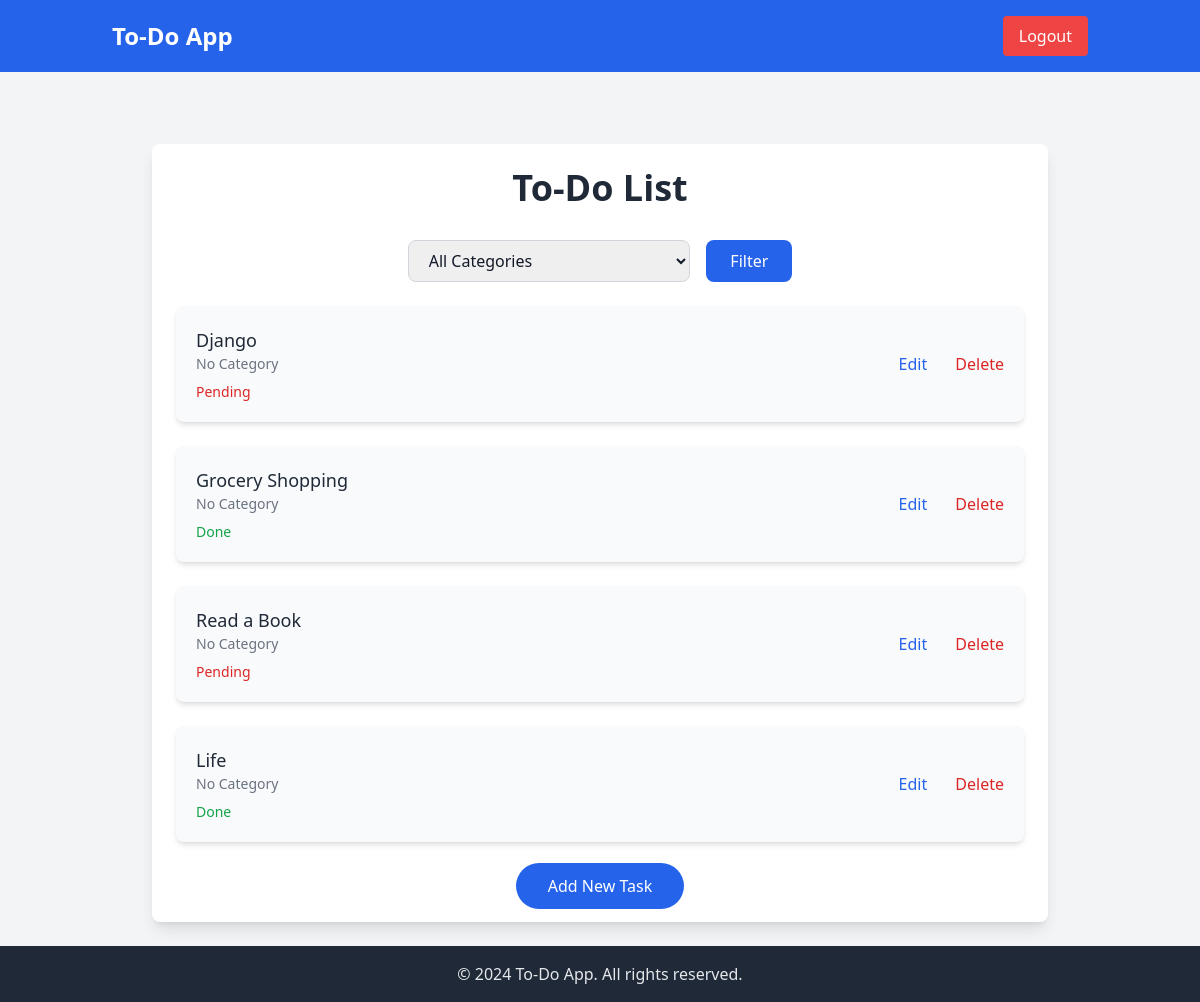
The app's page / (signed in), older data.
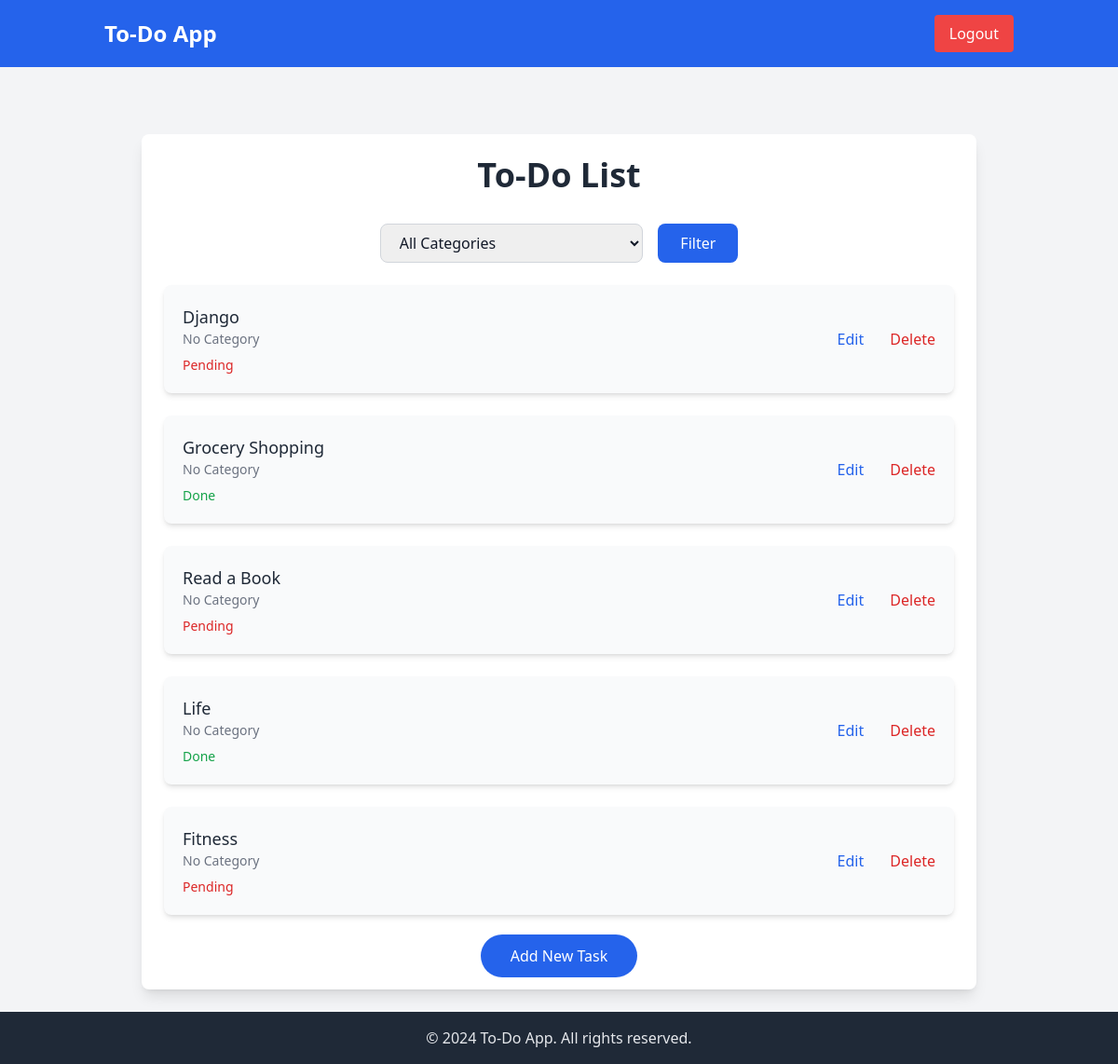
The same page, newer data.
### todo/models.py (models this page shows, shortened)
class Task(models.Model):
    user = models.ForeignKey(User, on_delete=models.CASCADE)
    title = models.CharField(max_length=200)
    description = models.TextField(blank=True, null=True)
    completed = models.BooleanField(default=False)
    created_at = models.DateTimeField(auto_now_add=True)
    category = models.ForeignKey(Category, on_delete=models.SET_NULL, null=True, blank=True)

### todo/views.py (the view)
# urls.py: path('', views.task_list, name='task_list'),
@login_required
def task_list(request):
    category_filter = request.GET.get('category', None)
    tasks = Task.objects.filter(user=request.user)
    if category_filter:
        tasks = tasks.filter(category__name=category_filter)
    categories = Category.objects.all()
    return render(request, 'todo/task_list.html', {'tasks': tasks, 'categories': categories})

### todo/templates/todo/task_list.html (shortened to what this page needs)
{% extends 'todo/base.html' %}
{% block content %}
<div class="max-w-4xl mx-auto mt-12 p-6 bg-white rounded-lg shadow-lg">
  <h1 class="text-4xl font-semibold text-center text-gray-800 mb-8">
    To-Do List
  </h1>
  <form method="get" class="mb-6 flex justify-center">
    <select
      name="category"
      class="border border-gray-300 rounded-lg px-4 py-2 w-1/3 focus:outline-none focus:ring-2 focus:ring-blue-500"
    >
      <option value="">All Categories</option>
    </select>
    <button
      type="submit"
      class="ml-4 px-6 py-2 bg-blue-600 text-white rounded-lg hover:bg-blue-700 transition-all"
    >
      Filter
    </button>
  </form>
  <ul class="space-y-6">
    {% for task in tasks %}
    <li
      class="flex items-center justify-between p-5 bg-gray-50 rounded-lg shadow-md hover:bg-gray-100 transition-all"
    >
      <div class="flex flex-col">
        <span class="text-lg font-medium text-gray-800">{{ task.title }}</span>
        <span class="text-sm text-gray-500">
          {% if task.category %}
            Category: {{ task.category.name }}
          {% else %}
            No Category
          {% endif %}
        </span>
        <span
          class="mt-2 text-sm font-medium {% if task.completed %}text-green-600{% else %}text-red-600{% endif %}"
        >
          {% if task.completed %}Done{% else %}Pending{% endif %}
        </span>
      </div>
      <div class="space-x-6">
        <a
          href="{% url 'task_update' task.pk %}"
          class="text-blue-600 hover:text-blue-800 font-medium transition-colors"
          >Edit</a
        >
        <a
          href="{% url 'task_delete' task.pk %}"
          class="text-red-600 hover:text-red-800 font-medium transition-colors"
          >Delete</a
        >
      </div>
    </li>
    {% empty %}
    <p class="text-center text-gray-600">No tasks available.</p>
    {% endfor %}
  </ul>
  <div class="mt-8 text-center">
    <a
      href="{% url 'task_create' %}"
      class="px-8 py-3 bg-blue-600 text-white rounded-full hover:bg-blue-700 transition-all"
      >Add New Task</a
    >
  </div>
</div>
{% endblock content %}

### todo/templates/todo/base.html (shortened to what this page needs)
<!DOCTYPE html>
<html lang="en">
  <head>
    <script src="https://cdn.tailwindcss.com"></script>
  </head>
  <body class="bg-gray-100 text-gray-900 min-h-screen flex flex-col">
    <header class="bg-blue-600 text-white">
      <nav
        class="container mx-auto flex justify-between items-center py-4 px-6"
      >
        <a href="{% url 'task_list' %}" class="text-2xl font-semibold"
          >To-Do App</a
        >
        <div class="space-x-4">
          {% if user.is_authenticated %}
          <form method="POST" action="{% url 'logout' %}" class="inline">
            <button
              type="submit"
              class="bg-red-500 hover:bg-red-600 text-white px-4 py-2 rounded"
            >
              Logout
            </button>
          </form>
          {% endif %}
        </div>
      </nav>
    </header>
    <main class="flex-grow container mx-auto p-6">
      {% block content %} {% endblock %}
    </main>
    <footer class="bg-gray-800 text-gray-200 py-4">
      <div class="container mx-auto text-center">
        &copy; 2024 To-Do App. All rights reserved.
      </div>
    </footer>
  </body>
</html>

Row changes from the older to the newer data that the page shows:
added Task: title "Fitness", shows "No Category", completed "Pending"
